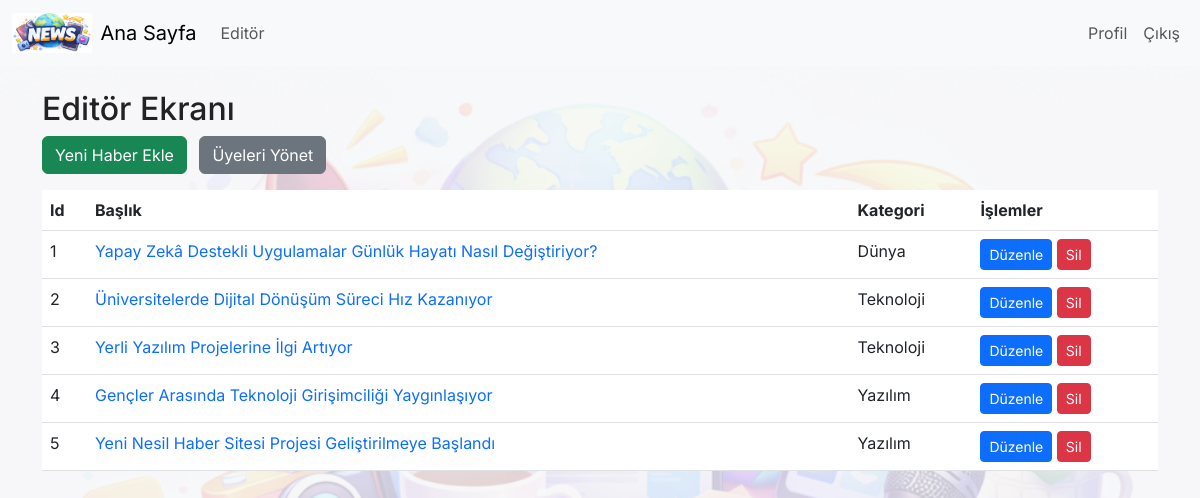
The page /admin/ (signed in) on the database its author committed.
### models.py (models this page shows)
class News(db.Model):
    id = db.Column(db.Integer, primary_key=True)
    title = db.Column(db.String(200))
    content = db.Column(db.Text)
    created_at = db.Column(db.DateTime, default=datetime.utcnow)
    author_id = db.Column(db.Integer, db.ForeignKey("user.id"))
    category = db.Column(db.String(100), nullable=True)
    image = db.Column(db.String(200), nullable=True)
    bookmarks = db.relationship('Bookmark', back_populates='news', cascade='all, delete-orphan')

### admin.py (the view)
@admin_bp.route("/")
def dashboard():
    if not admin_required():
        return redirect(url_for("news.index"))
    from models import News
    news = News.query.all()
    return render_template("admin/dashboard.html", news=news)

### admin.py (called while the page is built)
def admin_required():
    return current_user.is_authenticated and getattr(current_user, 'role', None) == "editor"

### app.py (called while the page is built)
@login_manager.user_loader
def load_user(user_id):
    from models import User
    return db.session.get(User, int(user_id))

@app.context_processor
def inject_watermark():
    uploads_dir = os.path.join(app.static_folder or '', 'uploads')
    watermark_file = None
    candidate = os.path.join(uploads_dir, 'watermark.png')
    if os.path.exists(candidate):
        watermark_file = 'watermark.png'
    else:
        if os.path.isdir(uploads_dir):
            for fname in os.listdir(uploads_dir):
                if 'chatgpt' in fname.lower():
                    watermark_file = fname
                    break
    return {'watermark_file': watermark_file}

### templates/admin/dashboard.html
{% extends 'base.html' %}
{% block content %}
  <h2>Editör Ekranı</h2>
  <a class="btn btn-success mb-3" href="{{ url_for('admin.add_news') }}">Yeni Haber Ekle</a>
  <a class="btn btn-secondary mb-3 ms-2" href="{{ url_for('admin.users') }}">Üyeleri Yönet</a>
  <table class="table">
    <thead><tr><th>Id</th><th>Başlık</th><th>Kategori</th><th>İşlemler</th></tr></thead>
    <tbody>
    {% for n in news %}
      <tr>
        <td>{{ n.id }}</td>
        <td><a href="{{ url_for('news.news_detail', id=n.id) }}">{{ n.title }}</a></td>
        <td>{{ n.category or '-' }}</td>
        <td>
          <a class="btn btn-sm btn-primary" href="{{ url_for('admin.edit_news', id=n.id) }}">Düzenle</a>
          <a class="btn btn-sm btn-danger" href="{{ url_for('admin.delete_news', id=n.id) }}">Sil</a>
        </td>
      </tr>
    {% endfor %}
    </tbody>
  </table>
{% endblock %}

### rows shown on the page
News: id "1", title "Yapay Zekâ Destekli Uygulamalar Günlük Hayatı Nasıl Değiştiriyor?", category "Dünya"
News: id "2", title "Üniversitelerde Dijital Dönüşüm Süreci Hız Kazanıyor", category "Teknoloji"
News: id "3", title "Yerli Yazılım Projelerine İlgi Artıyor", category "Teknoloji"
News: id "4", title "Gençler Arasında Teknoloji Girişimciliği Yaygınlaşıyor", category "Yazılım"
News: id "5", title "Yeni Nesil Haber Sitesi Projesi Geliştirilmeye Başlandı", category "Yazılım"
